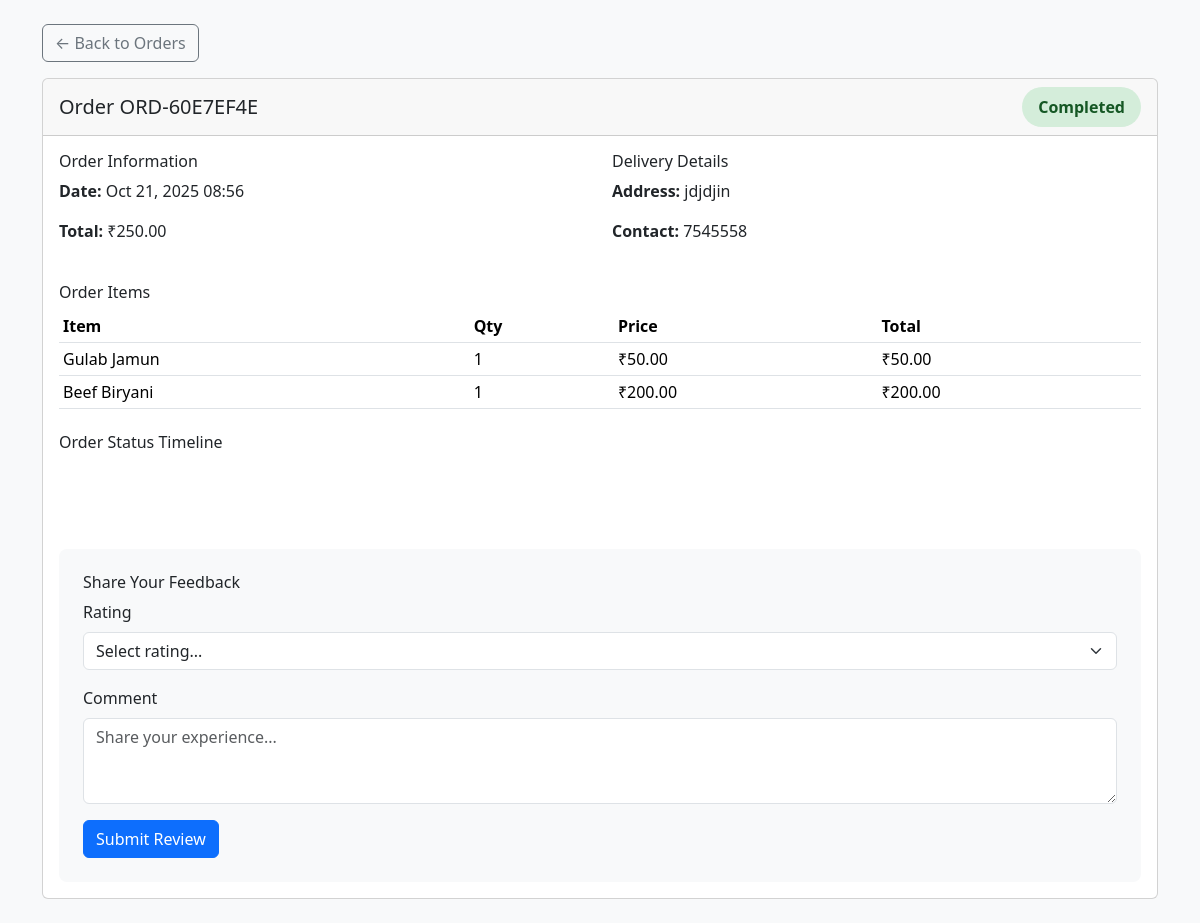
Before: /order/ORD-60E7EF4E/ (signed in) with the older database file.
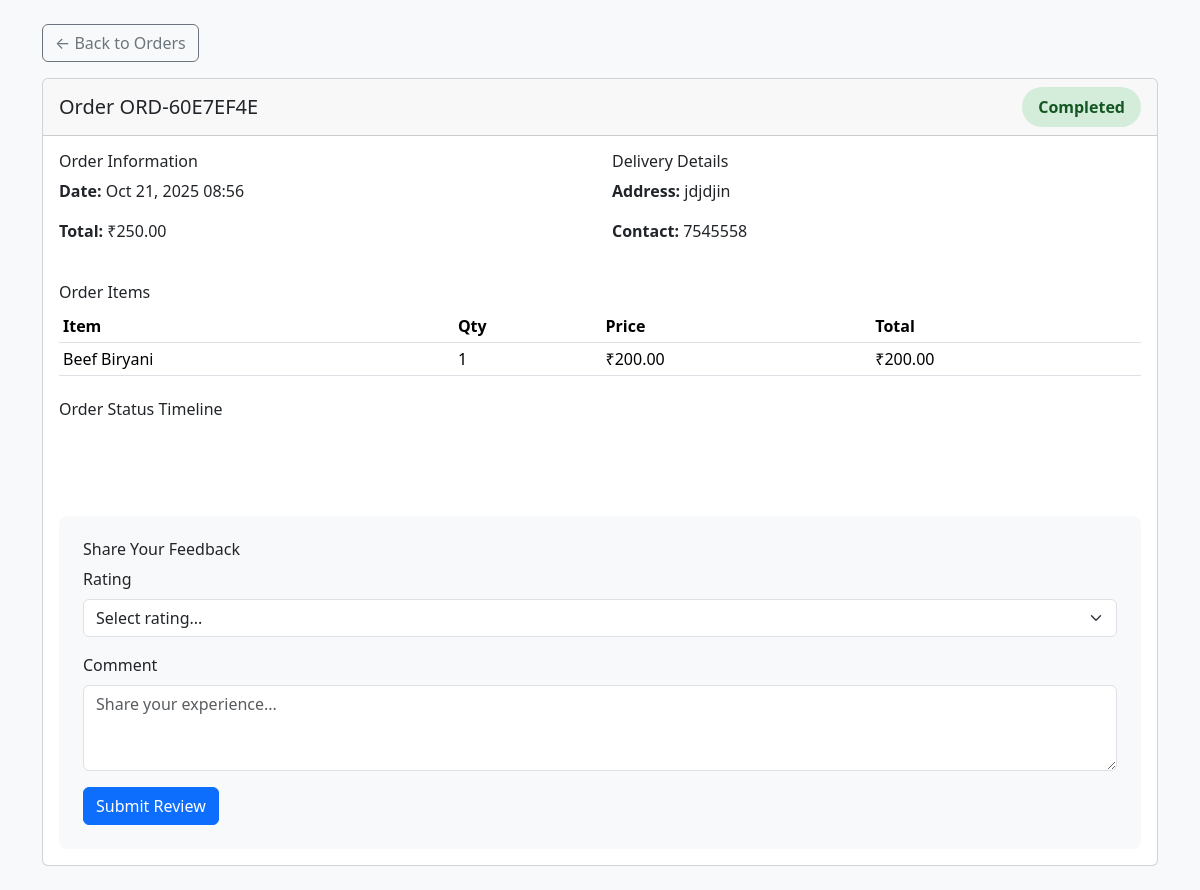
After: the same page with the newer database file.
### customer_app/models.py (models this page shows, shortened)
class OrderItem(models.Model):
    order = models.ForeignKey(Order, on_delete=models.CASCADE, related_name='items')
    food_item = models.ForeignKey('admin_app.fooditems', on_delete=models.CASCADE)
    quantity = models.PositiveIntegerField()
    price = models.DecimalField(max_digits=10, decimal_places=2)  # Price at time of order
    def line_total(self):
        return self.price * self.quantity

### admin_app/models.py (models this page shows)
class fooditems(models.Model):
    name = models.CharField(max_length=100)
    description = models.TextField()
    price = models.DecimalField(max_digits=10, decimal_places=2)
    category = models.ForeignKey(categorydb, on_delete=models.CASCADE)
    image = models.ImageField(upload_to='food_items/', blank=True, null=True)
    availability = models.BooleanField(default=True)

### customer_app/views.py (the view)
# urls.py: path('order/<str:order_id>/', views.order_detail, name='order_detail'),
def order_detail(request, order_id):
    if 'Username' not in request.session:
        messages.warning(request, 'Please login to view order details.')
        return redirect('customer_app:user_log')
    customer = get_object_or_404(regdb, Username=request.session['Username'])
    order = get_object_or_404(Order, order_id=order_id, customer=customer)
    context = {
        'order': order,
        'cart_count': sum(_get_cart(request.session).values()) if 'cart' in request.session else 0,
        'fav_count': len(request.session.get('favorites', [])),
    }
    return render(request, 'order_detail.html', context)

### customer_app/templates/order_detail.html (shortened to what this page needs)
{% load static %}
<!DOCTYPE html>
<html lang="en">
<head>
  <link href="{% static 'customer_app/vendors/bootstrap/css/bootstrap.min.css' %}" rel="stylesheet">
  <link href="{% static 'customer_app/vendors/bootstrap-icons/bootstrap-icons.css' %}" rel="stylesheet">
</head>
<body class="bg-light">
  <div class="container py-4">
    <div class="mb-3">
      <a href="{% url 'customer_app:view_orders' %}" class="btn btn-outline-secondary">← Back to Orders</a>
    </div>
    <div class="card">
      <div class="card-header">
        <div class="d-flex justify-content-between align-items-center">
          <h5 class="mb-0">Order {{ order.order_id }}</h5>
          <span class="status-badge status-{{ order.status }}">{{ order.get_status_display }}</span>
        </div>
      </div>
      <div class="card-body">
        <div class="row mb-4">
          <div class="col-md-6">
            <h6>Order Information</h6>
            <p><strong>Date:</strong> {{ order.created_at|date:"M d, Y H:i" }}</p>
            <p><strong>Total:</strong> ₹{{ order.total_amount }}</p>
          </div>
          <div class="col-md-6">
            <h6>Delivery Details</h6>
            <p><strong>Address:</strong> {{ order.delivery_address }}</p>
            <p><strong>Contact:</strong> {{ order.contact_number }}</p>
          </div>
        </div>
        <h6>Order Items</h6>
        <table class="table table-sm">
          <thead>
            <tr>
              <th>Item</th>
              <th>Qty</th>
              <th>Price</th>
              <th>Total</th>
            </tr>
          </thead>
          <tbody>
            {% for item in order.items.all %}
              <tr>
                <td>{{ item.food_item.name }}</td>
                <td>{{ item.quantity }}</td>
                <td>₹{{ item.price }}</td>
                <td>₹{{ item.line_total }}</td>
              </tr>
            {% endfor %}
          </tbody>
        </table>
        <h6 class="mt-4">Order Status Timeline</h6>
        <div class="timeline">
        </div>
        {% if order.reviews.exists %}
          <h6 class="mt-4">Your Review</h6>
          {% with review=order.reviews.first %}
            <div class="alert alert-info">
              <strong>Rating:</strong> {{ review.rating }}/5 ⭐
              <br>
              <strong>Comment:</strong> {{ review.comment }}
              <br>
              <small>Reviewed on {{ review.created_at|date:"M d, Y" }}</small>
            </div>
          {% endwith %}
        {% else %}
          <div class="rating-form">
            <h6>Share Your Feedback</h6>
            <form method="post" action="{% url 'customer_app:submit_review' order.order_id %}">
              <div class="mb-3">
                <label class="form-label">Rating</label>
                <select name="rating" class="form-select" required>
                  <option value="">Select rating...</option>
                </select>
              </div>
              <div class="mb-3">
                <label class="form-label">Comment</label>
                <textarea name="comment" class="form-control" rows="3" placeholder="Share your experience..."></textarea>
              </div>
              <button type="submit" class="btn btn-primary">Submit Review</button>
            </form>
          </div>
        {% endif %}
      </div>
    </div>
  </div>
</body>
</html>

Changed rows visible on the page:
removed OrderItem: food_item.name "Gulab Jamun", quantity "1", price "50.00", line_total "50.00"
